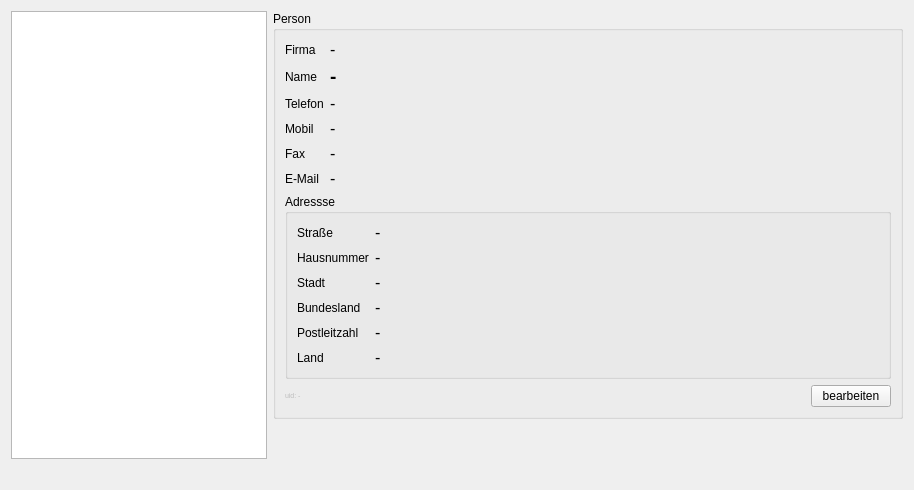
        <widget class="QWidget" name="tab_people">
         <attribute name="title">
          <string>Beteiligten</string>
         </attribute>
         <layout class="QVBoxLayout" name="verticalLayout_14">
          <item>
           <layout class="QHBoxLayout" name="horizontalLayout_21">
            <item>
             <widget class="QTableWidget" name="tableWidget_people">
              <property name="enabled">
               <bool>true</bool>
              </property>
              <property name="autoFillBackground">
               <bool>false</bool>
              </property>
              <property name="alternatingRowColors">
               <bool>true</bool>
              </property>
              <property name="selectionMode">
               <enum>QAbstractItemView::SingleSelection</enum>
              </property>
              <property name="selectionBehavior">
               <enum>QAbstractItemView::SelectRows</enum>
              </property>
              <property name="textElideMode">
               <enum>Qt::ElideRight</enum>
              </property>
              <property name="horizontalScrollMode">
               <enum>QAbstractItemView::ScrollPerPixel</enum>
              </property>
              <property name="showGrid">
               <bool>true</bool>
              </property>
              <property name="sortingEnabled">
               <bool>true</bool>
              </property>
              <attribute name="horizontalHeaderStretchLastSection">
               <bool>true</bool>
              </attribute>
             </widget>
            </item>
            <item>
             <layout class="QVBoxLayout" name="verticalLayout_22">
              <item>
               <widget class="QGroupBox" name="groupBox_11">
                <property name="sizePolicy">
                 <sizepolicy hsizetype="Maximum" vsizetype="Preferred">
                  <horstretch>0</horstretch>
                  <verstretch>0</verstretch>
                 </sizepolicy>
                </property>
                <property name="minimumSize">
                 <size>
                  <width>630</width>
                  <height>0</height>
                 </size>
                </property>
                <property name="title">
                 <string>Person</string>
                </property>
                <layout class="QGridLayout" name="gridLayout_18">
                 <item row="0" column="0" colspan="2">
                  <layout class="QGridLayout" name="gridLayout_13">
                   <item row="5" column="0">
                    <widget class="QLabel" name="label_person_fax">
                     <property name="sizePolicy">
                      <sizepolicy hsizetype="Maximum" vsizetype="Preferred">
                       <horstretch>0</horstretch>
                       <verstretch>0</verstretch>
                      </sizepolicy>
                     </property>
                     <property name="text">
                      <string>Fax</string>
                     </property>
                    </widget>
                   </item>
                   <item row="5" column="1">
                    <widget class="QLabel" name="label_person_fax_2">
                     <property name="font">
                      <font>
                       <pointsize>12</pointsize>
                      </font>
                     </property>
                     <property name="text">
                      <string>-</string>
                     </property>
                    </widget>
                   </item>
                   <item row="3" column="1">
                    <widget class="QLabel" name="label_person_telephone_2">
                     <property name="font">
                      <font>
                       <pointsize>12</pointsize>
                      </font>
                     </property>
                     <property name="text">
                      <string>-</string>
                     </property>
                    </widget>
                   </item>
                   <item row="7" column="1">
                    <widget class="QLabel" name="label_person_email_2">
                     <property name="font">
                      <font>
                       <pointsize>12</pointsize>
                      </font>
                     </property>
                     <property name="text">
                      <string>-</string>
                     </property>
                    </widget>
                   </item>
                   <item row="3" column="0">
                    <widget class="QLabel" name="label_person_telephone">
                     <property name="sizePolicy">
                      <sizepolicy hsizetype="Maximum" vsizetype="Preferred">
                       <horstretch>0</horstretch>
                       <verstretch>0</verstretch>
                      </sizepolicy>
                     </property>
                     <property name="text">
                      <string>Telefon</string>
                     </property>
                    </widget>
                   </item>
                   <item row="7" column="0">
                    <widget class="QLabel" name="label_person_email">
                     <property name="sizePolicy">
                      <sizepolicy hsizetype="Maximum" vsizetype="Preferred">
                       <horstretch>0</horstretch>
                       <verstretch>0</verstretch>
                      </sizepolicy>
                     </property>
                     <property name="text">
                      <string>E-Mail</string>
                     </property>
                    </widget>
                   </item>
                   <item row="4" column="0">
                    <widget class="QLabel" name="label_person_mobile">
                     <property name="sizePolicy">
                      <sizepolicy hsizetype="Maximum" vsizetype="Preferred">
                       <horstretch>0</horstretch>
                       <verstretch>0</verstretch>
                      </sizepolicy>
                     </property>
                     <property name="text">
                      <string>Mobil</string>
                     </property>
                    </widget>
                   </item>
                   <item row="1" column="1">
                    <widget class="QLabel" name="label_person_name_2">
                     <property name="font">
                      <font>
                       <pointsize>14</pointsize>
                       <weight>75</weight>
                       <bold>true</bold>
                      </font>
                     </property>
                     <property name="text">
                      <string>-</string>
                     </property>
                    </widget>
                   </item>
                   <item row="4" column="1">
                    <widget class="QLabel" name="label_person_mobile_2">
                     <property name="font">
                      <font>
                       <pointsize>12</pointsize>
                      </font>
                     </property>
                     <property name="text">
                      <string>-</string>
                     </property>
                    </widget>
                   </item>
                   <item row="1" column="0">
                    <widget class="QLabel" name="label_person_name">
                     <property name="sizePolicy">
                      <sizepolicy hsizetype="Maximum" vsizetype="Preferred">
                       <horstretch>0</horstretch>
                       <verstretch>0</verstretch>
                      </sizepolicy>
                     </property>
                     <property name="text">
                      <string>Name</string>
                     </property>
                    </widget>
                   </item>
                   <item row="0" column="0">
                    <widget class="QLabel" name="label_person_company">
                     <property name="sizePolicy">
                      <sizepolicy hsizetype="Maximum" vsizetype="Preferred">
                       <horstretch>0</horstretch>
                       <verstretch>0</verstretch>
                      </sizepolicy>
                     </property>
                     <property name="text">
                      <string>Firma</string>
                     </property>
                    </widget>
                   </item>
                   <item row="0" column="1">
                    <widget class="QLabel" name="label_person_company_2">
                     <property name="font">
                      <font>
                       <pointsize>12</pointsize>
                      </font>
                     </property>
                     <property name="text">
                      <string>-</string>
                     </property>
                    </widget>
                   </item>
                  </layout>
                 </item>
                 <item row="2" column="0" colspan="2">
                  <layout class="QHBoxLayout" name="horizontalLayout_22">
                   <item>
                    <widget class="QLabel" name="label_person_uid">
                     <property name="enabled">
                      <bool>false</bool>
                     </property>
                     <property name="sizePolicy">
                      <sizepolicy hsizetype="Preferred" vsizetype="Maximum">
                       <horstretch>0</horstretch>
                       <verstretch>0</verstretch>
                      </sizepolicy>
                     </property>
                     <property name="font">
                      <font>
                       <pointsize>5</pointsize>
                      </font>
                     </property>
                     <property name="text">
                      <string>uid: -</string>
                     </property>
                     <property name="alignment">
                      <set>Qt::AlignLeading|Qt::AlignLeft|Qt::AlignVCenter</set>
                     </property>
                    </widget>
                   </item>
                   <item>
                    <widget class="QPushButton" name="pushButton_edit_person">
                     <property name="sizePolicy">
                      <sizepolicy hsizetype="Maximum" vsizetype="Fixed">
                       <horstretch>0</horstretch>
                       <verstretch>0</verstretch>
                      </sizepolicy>
                     </property>
                     <property name="text">
                      <string>bearbeiten</string>
                     </property>
                    </widget>
                   </item>
                  </layout>
                 </item>
                 <item row="1" column="0" colspan="2">
                  <widget class="QGroupBox" name="groupBox_10">
                   <property name="title">
                    <string>Adressse</string>
                   </property>
                   <layout class="QVBoxLayout" name="verticalLayout_23">
                    <item>
                     <layout class="QFormLayout" name="formLayout_5">
                      <item row="0" column="0">
                       <widget class="QLabel" name="label_person_street">
                        <property name="text">
                         <string>Straße</string>
                        </property>
                       </widget>
                      </item>
                      <item row="1" column="0">
                       <widget class="QLabel" name="label_person_house_number">
                        <property name="text">
                         <string>Hausnummer</string>
                        </property>
                       </widget>
                      </item>
                      <item row="2" column="0">
                       <widget class="QLabel" name="label_person_city">
                        <property name="text">
                         <string>Stadt</string>
                        </property>
                       </widget>
                      </item>
                      <item row="3" column="0">
                       <widget class="QLabel" name="label_person_state">
                        <property name="text">
                         <string>Bundesland</string>
                        </property>
                       </widget>
                      </item>
                      <item row="4" column="0">
                       <widget class="QLabel" name="label_person_zipcode">
                        <property name="text">
                         <string>Postleitzahl</string>
                        </property>
                       </widget>
                      </item>
                      <item row="5" column="0">
                       <widget class="QLabel" name="label_person_country">
                        <property name="text">
                         <string>Land</string>
                        </property>
                       </widget>
                      </item>
                      <item row="0" column="1">
                       <widget class="QLabel" name="label_person_street_2">
                        <property name="font">
                         <font>
                          <pointsize>12</pointsize>
                         </font>
                        </property>
                        <property name="text">
                         <string>-</string>
                        </property>
                       </widget>
                      </item>
                      <item row="1" column="1">
                       <widget class="QLabel" name="label_person_house_number_2">
                        <property name="font">
                         <font>
                          <pointsize>12</pointsize>
                         </font>
                        </property>
                        <property name="text">
                         <string>-</string>
                        </property>
                       </widget>
                      </item>
                      <item row="2" column="1">
                       <widget class="QLabel" name="label_person_city_2">
                        <property name="font">
                         <font>
                          <pointsize>12</pointsize>
                         </font>
                        </property>
                        <property name="text">
                         <string>-</string>
                        </property>
                       </widget>
                      </item>
                      <item row="3" column="1">
                       <widget class="QLabel" name="label_person_state_2">
                        <property name="font">
                         <font>
                          <pointsize>12</pointsize>
                         </font>
                        </property>
                        <property name="text">
                         <string>-</string>
                        </property>
                       </widget>
                      </item>
                      <item row="4" column="1">
                       <widget class="QLabel" name="label_person_zipcode_2">
                        <property name="font">
                         <font>
                          <pointsize>12</pointsize>
                         </font>
                        </property>
                        <property name="text">
                         <string>-</string>
                        </property>
                       </widget>
                      </item>
                      <item row="5" column="1">
                       <widget class="QLabel" name="label_person_country_2">
                        <property name="font">
                         <font>
                          <pointsize>12</pointsize>
                         </font>
                        </property>
                        <property name="text">
                         <string>-</string>
                        </property>
                       </widget>
                      </item>
                     </layout>
                    </item>
                   </layout>
                  </widget>
                 </item>
                </layout>
               </widget>
              </item>
              <item>
               <spacer name="verticalSpacer_7">
                <property name="orientation">
                 <enum>Qt::Vertical</enum>
                </property>
                <property name="sizeHint" stdset="0">
                 <size>
                  <width>20</width>
                  <height>40</height>
                 </size>
                </property>
               </spacer>
              </item>
             </layout>
            </item>
           </layout>
          </item>
          <item>
           <layout class="QVBoxLayout" name="verticalLayout_cost_groups_buttons_2">
            <item>
             <layout class="QHBoxLayout" name="horizontalLayout_13">
              <item>
               <spacer name="horizontalSpacer_13">
                <property name="orientation">
                 <enum>Qt::Horizontal</enum>
                </property>
                <property name="sizeHint" stdset="0">
                 <size>
                  <width>40</width>
                  <height>20</height>
                 </size>
                </property>
               </spacer>
              </item>
             </layout>
            </item>
           </layout>
          </item>
         </layout>
        </widget>
